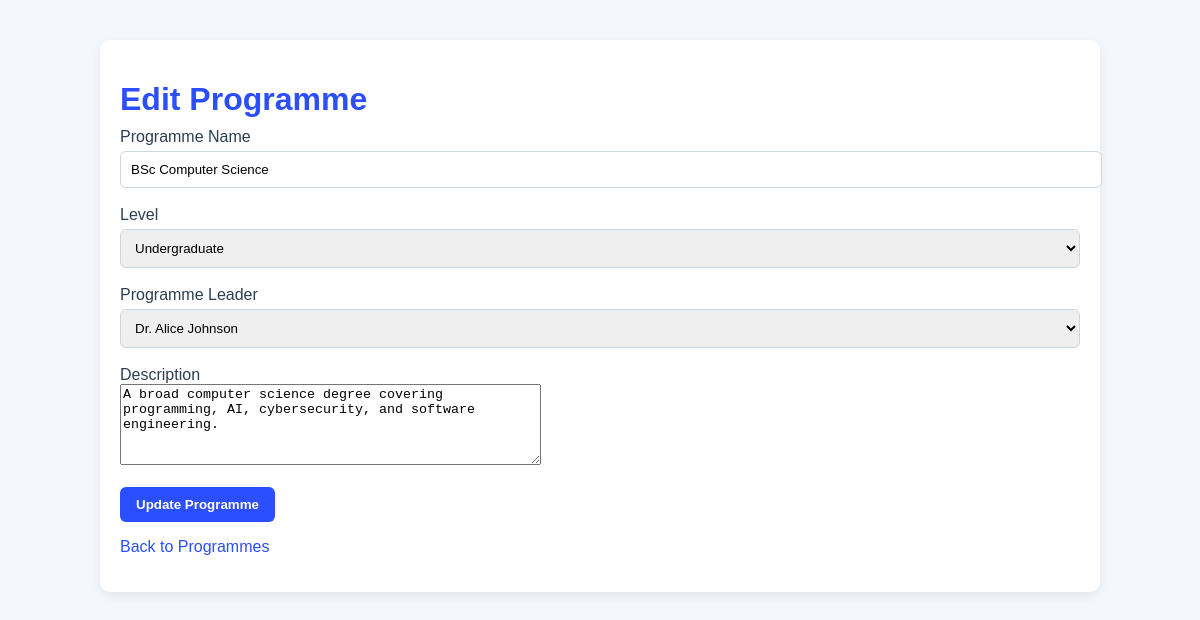
The page /admin/edit_programme.php?id=1 (signed in) on the database its author committed.
### tables this page shows
CREATE TABLE Programmes (
    ProgrammeID INTEGER PRIMARY KEY AUTO_INCREMENT,
    ProgrammeName TEXT NOT NULL,
    LevelID INTEGER,
    ProgrammeLeaderID INTEGER,
    Description TEXT,
    Image TEXT,
    FOREIGN KEY (LevelID) REFERENCES Levels(LevelID),
    FOREIGN KEY (ProgrammeLeaderID) REFERENCES Staff(StaffID)
);

CREATE TABLE Levels (
    LevelID INTEGER PRIMARY KEY,
    LevelName TEXT NOT NULL
);

CREATE TABLE Staff (
    StaffID INTEGER PRIMARY KEY,
    Name TEXT NOT NULL
);

### admin/edit_programme.php (the view, shortened to what this page needs)
<?php
include '../includes/db.php';
$id = isset($_GET['id']) ? (int) $_GET['id'] : 0;
$stmt = $conn->prepare("SELECT * FROM Programmes WHERE ProgrammeID = ?");
$stmt->bind_param("i", $id);
$stmt->execute();
$result = $stmt->get_result();
$programme = $result->fetch_assoc();
$levels = $conn->query("SELECT LevelID, LevelName FROM Levels ORDER BY LevelName ASC");
$staff = $conn->query("SELECT StaffID, Name FROM Staff ORDER BY Name ASC");
?>
<!DOCTYPE html>
<html lang="en">
<head>
    <link rel="stylesheet" href="../assets/css/style.css">
</head>
<body>
<div class="page-container">
    <div class="programme-card">
        <h1>Edit Programme</h1>
        <form method="POST">
            <label>Programme Name</label><br>
            <input type="text" name="programme_name" value="<?php echo htmlspecialchars($programme['ProgrammeName']); ?>" required><br><br>
            <label>Level</label><br>
            <select name="level_id" required>
                <?php while ($level = $levels->fetch_assoc()): ?>
                    <option value="<?php echo $level['LevelID']; ?>"
                        <?php echo ($programme['LevelID'] == $level['LevelID']) ? 'selected' : ''; ?>>
                        <?php echo htmlspecialchars($level['LevelName']); ?>
                    </option>
                <?php endwhile; ?>
            </select><br><br>
            <label>Programme Leader</label><br>
            <select name="programme_leader_id">
                <?php while ($member = $staff->fetch_assoc()): ?>
                    <option value="<?php echo $member['StaffID']; ?>"
                        <?php echo ($programme['ProgrammeLeaderID'] == $member['StaffID']) ? 'selected' : ''; ?>>
                        <?php echo htmlspecialchars($member['Name']); ?>
                    </option>
                <?php endwhile; ?>
            </select><br><br>
            <label>Description</label><br>
            <textarea name="description" rows="5" cols="50"><?php echo htmlspecialchars($programme['Description']); ?></textarea><br><br>
            <button type="submit">Update Programme</button>
        </form>
        <p><a href="programmes.php">Back to Programmes</a></p>
    </div>
</div>
</body>
</html>

### assets/css/style.css (style rules this page uses)
body { font-family: Arial, sans-serif; margin: 40px; background-color: #f4f7fb; color: #2c3e50; }
.page-container { max-width: 1000px; margin: 0 auto; }
h1 { color: #2b4eff; margin-bottom: 10px; }
.programme-card, .search-filter-box { background: white; padding: 20px; margin-bottom: 20px; border-radius: 10px; box-shadow: 0 4px 12px rgba(0, 0, 0, 0.08); transition: transform 0.2s ease, box-shadow 0.2s ease; }
input[type="text"], input[type="email"], input[type="password"], select { width: 100%; padding: 10px; border: 1px solid #ccd6e0; border-radius: 6px; margin-top: 5px; }
button, .secondary-button { display: inline-block; padding: 10px 16px; border-radius: 6px; border: none; text-decoration: none; font-weight: bold; cursor: pointer; transition: background 0.2s ease; }
button { background: #2b4eff; color: white; }
a { color: #2b4eff; text-decoration: none; font-weight: 500; }

### rows shown on the page
programmes: programme_name "BSc Computer Science", level_id "Undergraduate", programme_leader_id "Dr. Alice Johnson", description "A broad computer science degree covering programming, AI, cybersecurity, and software engineering."
